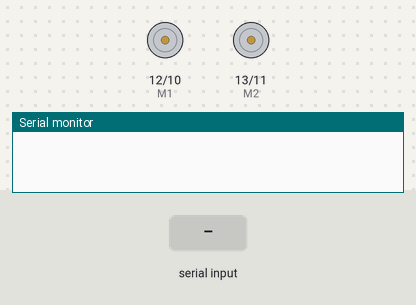
The sketch below on a simulated Arduino Uno, built with avr-gcc and run on an emulated ATmega328P. Shown: direction and speed pins drawn as motors (green arrow = direction pin HIGH = forward, orange = LOW = backward, longer = more drive), the last lines printed to the serial monitor. The inputs (shaded band) are chosen by the test bench.

Above: at 1.2 s.
1.3 s: "F" received over Serial
At 2.4 s:
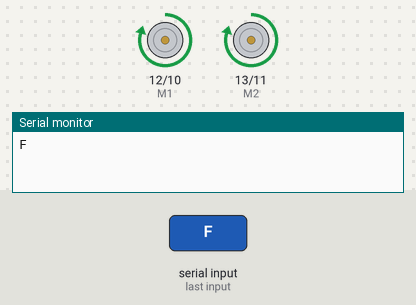
2.8 s: "B" received over Serial
At 3.5 s:
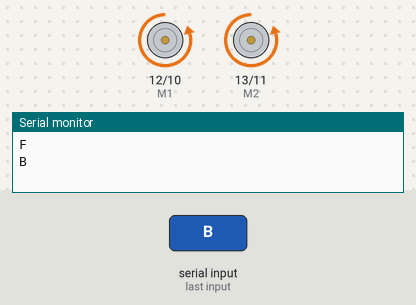
4.3 s: "L" received over Serial
At 4.6 s:
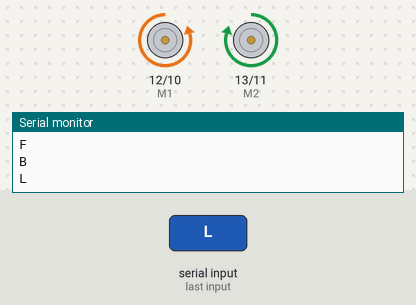
5.8 s: "R" received over Serial
At 7.0 s:
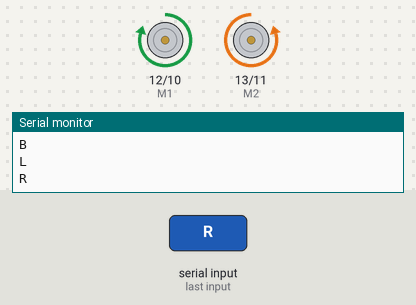
7.3 s: "1" received over Serial
At 8.2 s:
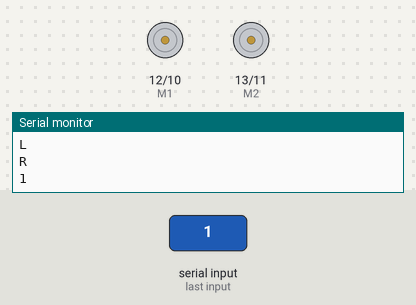
Timing chart, 0 to 9.8 s (numbered marks = the images above; inputs shaded):
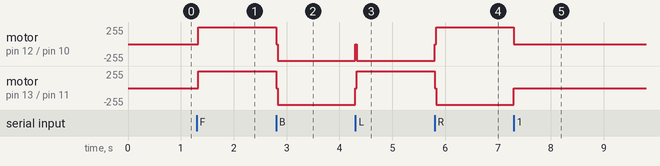

The sketch:

l298p-BT.ino
```cpp
int E1 = 10;
int M1 = 12;
int E2 = 11;
int M2 = 13;

int value=250;
char command;

void Stop()
{
    analogWrite (E1, 0);
    analogWrite (E2, 0);
    delay (30);
}

void forward()
{
    digitalWrite (M1, HIGH);
    digitalWrite (M2, HIGH);
    analogWrite (E1, value);
    analogWrite (E2, value);
    delay (30);
}

void backward()
{
    digitalWrite (M1, LOW);
    digitalWrite (M2, LOW);
    analogWrite (E1, value);
    analogWrite (E2, value);
    delay (30);
}

void left()
{
    digitalWrite (M1, LOW);
    digitalWrite (M2, HIGH);
    analogWrite (E1, value);
    analogWrite (E2, value);
    delay (30);
}

void right()
{
    digitalWrite (M1, HIGH);
    digitalWrite (M2, LOW);
    analogWrite (E1, value);
    analogWrite (E2, value);
    delay (30);;
}
void setup ()
{
pinMode (M1, OUTPUT);
pinMode (M2, OUTPUT);

Serial.begin(9600); //Set the baud rate to your Bluetooth module.

}
void loop (){
if(Serial.available() > 0){
 command = Serial.read();
 Stop(); //initialize with motors stoped
 //Change pin mode only if new command is different from previous.
 Serial.println(command);
switch(command){
case 'F':
 forward();
break;
case 'B':
 backward();
break;
case 'L':
 left();
break;
case 'R':
 right();
break; }
}
}
```

Measured:
- after the input at 1.3 s, motor on pin 12 (M1) / pin 10 (E1), motor on pin 13 (M2) / pin 11 (E2): stopped → forward 250/255 at once
- after the input at 2.8 s, motor on pin 12 (M1) / pin 10 (E1), motor on pin 13 (M2) / pin 11 (E2): forward 250/255 → backward 250/255 at once
- after the input at 4.3 s, motor on pin 12 (M1) / pin 10 (E1): backward 250/255 → stopped at once, → backward 250/255 0.03 s later; motor on pin 13 (M2) / pin 11 (E2): backward 250/255 → forward 250/255 at once
- after the input at 5.8 s, motor on pin 12 (M1) / pin 10 (E1): backward 250/255 → forward 250/255 at once; motor on pin 13 (M2) / pin 11 (E2): forward 250/255 → backward 250/255 at once
- after the input at 7.3 s, motor on pin 12 (M1) / pin 10 (E1): forward 250/255 → stopped at once; motor on pin 13 (M2) / pin 11 (E2): backward 250/255 → stopped at once
